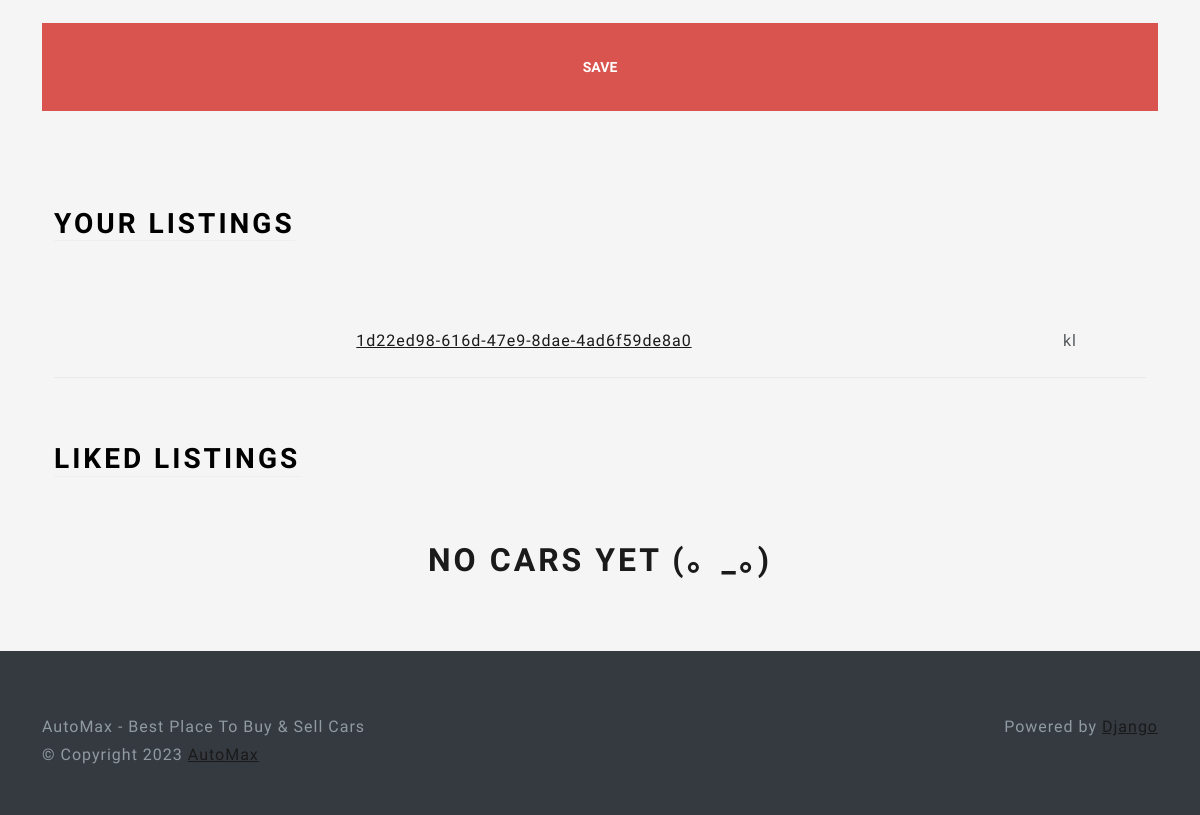
Page /profile (signed in, lower part) on the earlier database version.
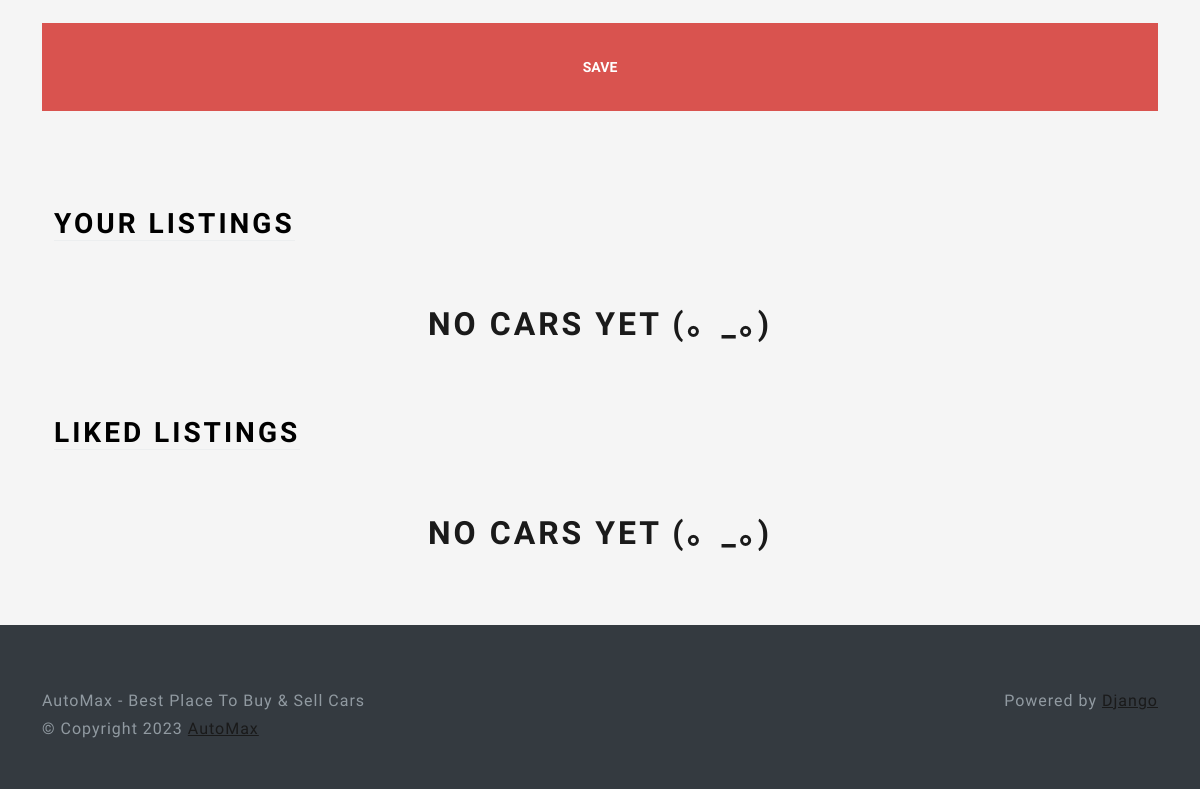
Same page on the later database version.
### main/models.py (models this page shows, shortened)
class Car(models.Model):
    id = models.UUIDField(primary_key=True, editable=False, unique=True, default=uuid.uuid4)
    title = models.CharField(max_length=100, null=False, default=None)
    description = models.TextField(null=True)
    brand = models.CharField(max_length=24, default=None,choices=CAR_BRANDS)
    model = models.CharField(max_length=64, default=None)
    vin = models.CharField(max_length=17, default=None)
    mileage = models.IntegerField(default=0)
    engine = models.CharField(max_length=24, default=None)
    transmission = models.CharField(max_length=24, choices=TRANSMISSIONS_OPTIONS, default=None)
    color = models.CharField(max_length=24, default=None)
    created_at = models.DateTimeField(auto_now_add=True)
    update_at = models.DateTimeField(auto_now=True)
    location = models.OneToOneField(Location, on_delete=models.SET_NULL, null=True)
    image = models.ImageField(upload_to=upload_image, null=True, blank=True)
    seller = models.ForeignKey(Profile, on_delete=models.CASCADE)

### users/views.py (the view, shortened to what this page needs)
# urls.py: path("profile", ProfileView.as_view(), name='profile'),
@method_decorator(login_required, name='dispatch')
class ProfileView(View):
    def get(self, request):
        user_id = request.user.id
        user_profile = Profile.objects.filter(user=user_id).get()
        location_form = LocationForm(instance=user_profile.location)
        profile_form = ProfileForm(instance=user_profile)
        user_form = ProfileUserForm(instance=request.user)
        user_cars_list = Car.objects.filter(seller=user_profile)
        if user_cars_list is None:
            user_cars_list = None
        user_like_list = UsersLikedCars.objects.filter(profile=user_profile)
        if user_like_list is None:
            user_like_list = None
        return render(request, 'views/profile.html', {
            'user_form': user_form,
            'profile_form': profile_form,
            'location_form': location_form,
            'user_cars_list': user_cars_list,
            'user_like_list': user_like_list
        })

### users/widgets.py (called while the page is built)
    def render(self, name, value, attrs=None, **kwargs):
        old_image_html = super().render(name, value, attrs, **kwargs) # get the old html from the FileInput class
        new_image_html = ''
        if value and hasattr(value, 'url'):
            new_image_html = mark_safe(f"<img src='{value.url}' width='200' class='mb-4'/>")  # value here it represent the image so to get the image we should access the url att
        return f'{new_image_html}{old_image_html}'

### users/templates/views/profile.html (shortened to what this page needs)
{% extends 'base/base.html' %}
{% load static %}
{% load crispy_forms_tags %}
{% block 'body' %}
<div class="container-fluid text-center py-5">
    <div class="container px-4 py-5" id="hanging-icons">
        <form action="" method="post" enctype="multipart/form-data">
            <div class="row">
                <br>
                <button class="btn btn-lg btn-danger mt-4" type="submit" value="Submit">Save</button>
            </div>
        </form>
    </div>
    <div class="container px-4">
        <div class="row g-4 py-5">
            <div class="col d-flex align-items-start">
                <div>
                    <h2 class="mb-3 border-bottom" style="color: black">Your Listings</h2>
                </div>
            </div>
        </div>
        <table class="table table-hover">
            <tbody>
                {% if user_cars_list %}
                {% for car in user_cars_list %}
                <tr>
                    <td> <a href="{% url 'car_details' car_id=car.id %}"> {{ car.id }} </a> </td>
                    <td>{{car.model }}</td>
                </tr>
                {% endfor %}
                {% else %}
                <h1>No Cars yet (。_。)</h1>
                {% endif %}
            </tbody>
        </table>
    </div>
    <div class="container px-4">
        <div class="row g-4 py-5">
            <div class="col d-flex align-items-start">
                <div>
                    <h2 class="mb-3 border-bottom" style="color: black">Liked Listings</h2>
                </div>
            </div>
        </div>
        <table class="table table-hover">
            <tbody>
                {% if user_like_list %}
                {% for liked_listing in user_like_list %}
                <tr>
                    <td>{{ liked_listing.car.model }}</td>
                    <td>{{ liked_listing.liked_date }}</td>
                </tr>
                {% endfor %}
                {% else %}
                <h1>No Cars yet (。_。)</h1>
                {% endif %}
            </tbody>
        </table>
    </div>
</div>
{% endblock %}

Differences in the rows shown:
removed Car: id "1d22ed98-616d-47e9-8dae-4ad6f59de8a0", model "kl"
Other differences:
text now shown: "NO CARS YET (。_。)"
